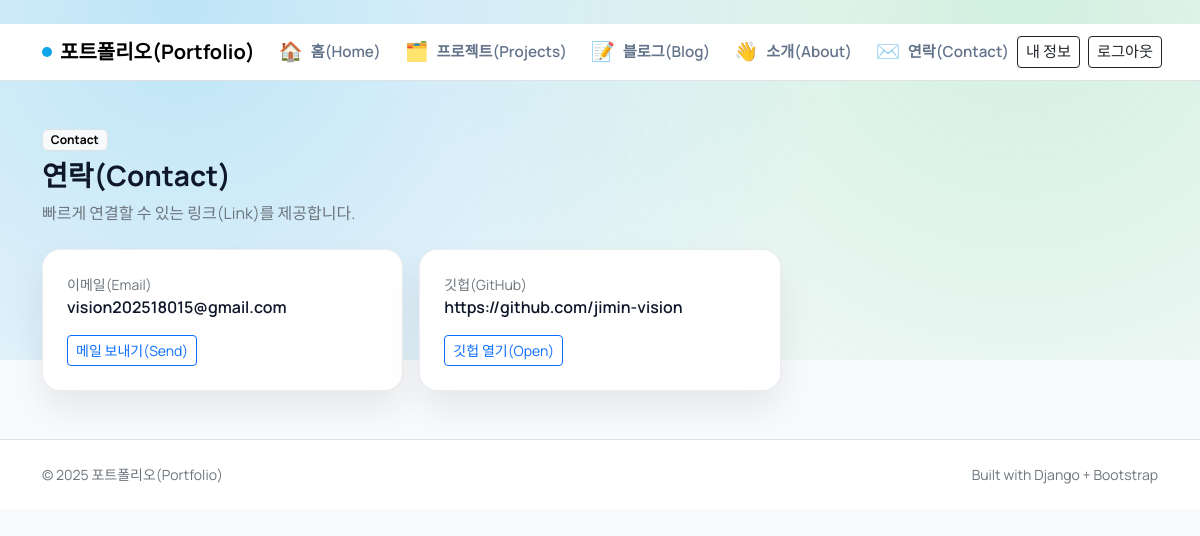
The page /contact/ (signed in) on the database its author committed.
### pages/models.py (models this page shows, shortened)
class Profile(models.Model):
    user = models.OneToOneField(
        settings.AUTH_USER_MODEL,
        on_delete=models.CASCADE,
        related_name="profile",
    )
    name = models.CharField(max_length=100, blank=True)
    headline = models.CharField(max_length=200, blank=True)
    summary = models.TextField(blank=True)
    email = models.EmailField(blank=True)
    github = models.CharField(max_length=200, blank=True)
    resume = models.URLField(blank=True)
    focus_language = models.CharField(max_length=200, blank=True)
    focus_interest = models.CharField(max_length=200, blank=True)
    focus_goal = models.CharField(max_length=200, blank=True)
    updated_at = models.DateTimeField(auto_now=True)

### pages/views.py (the view)
# urls.py: path("contact/", views.contact, name="contact"),
def contact(request):
    profile = _get_profile(request.user)
    return render(request, "pages/contact.html", {"profile": profile})

### pages/views.py (called while the page is built)
def _serialize_profile(profile):
    data = {
        "name": profile.name or profile.user.get_full_name() or profile.user.username,
        "headline": profile.headline,
        "summary": profile.summary,
        "email": profile.email,
        "github": profile.github,
        "resume": profile.resume,
        "focus_language": profile.focus_language,
        "focus_interest": profile.focus_interest,
        "focus_goal": profile.focus_goal,
    }
    email = data.get("email", "")
    data["email_link"] = f"mailto:{email}" if email else ""
    github = data.get("github", "")
    if github and not github.startswith(("http://", "https://")):
        data["github_link"] = f"https://github.com/{github}"
    else:
        data["github_link"] = github
    data["resume_link"] = data.get("resume", "")
    return data

def _get_profile(user):
    if not user.is_authenticated:
        return {}
    profile, _ = Profile.objects.get_or_create(
        user=user,
        defaults={"name": user.get_full_name() or user.username},
    )
    return _serialize_profile(profile)

### pages/templates/pages/contact.html (shortened to what this page needs)
﻿{% extends "blog/base.html" %}
{% block content %}
<section class="mb-4 fade-up">
  <span class="badge text-bg-light border mb-2">Contact</span>
  <h1 class="h3 fw-bold mb-2">연락(Contact)</h1>
  <p class="text-secondary mb-0">빠르게 연결할 수 있는 링크(Link)를 제공합니다.</p>
</section>
{% if request.user.is_authenticated %}
  <div class="row g-3">
    <div class="col-md-4">
      <div class="surface p-4 h-100">
        <div class="small text-secondary">이메일(Email)</div>
        {% if profile.email %}
          <div class="fw-semibold mb-3">{{ profile.email }}</div>
          <a class="btn btn-sm btn-outline-primary" href="{{ profile.email_link }}">메일 보내기(Send)</a>
        {% else %}
          <div class="fw-semibold mb-0">준비중</div>
        {% endif %}
      </div>
    </div>
    <div class="col-md-4">
      <div class="surface p-4 h-100">
        <div class="small text-secondary">깃헙(GitHub)</div>
        {% if profile.github %}
          <div class="fw-semibold mb-3">{{ profile.github }}</div>
          <a class="btn btn-sm btn-outline-primary" href="{{ profile.github_link }}" target="_blank" rel="noopener">깃헙 열기(Open)</a>
        {% else %}
          <div class="fw-semibold mb-0">준비중</div>
        {% endif %}
      </div>
    </div>
  </div>
{% else %}
  <div class="alert alert-light border">로그인 후 연락처를 확인할 수 있습니다.</div>
{% endif %}
{% endblock %}

### blog/templates/blog/base.html (style rules this page uses)
:root { --ink: #0f172a; --muted: #64748b; --accent: #0ea5e9; --accent-2: #22c55e; --surface: #ffffff; --border: rgba(15, 23, 42, 0.08); --radius: 18px; }
body { font-family: "Manrope", sans-serif; color: var(--ink); background: #f8fafc; min-height: 100vh; }
body::before { content: ""; position: fixed; inset: -10% 0 auto 0; height: 55vh; background: radial-gradient(circle at 15% 20%, rgba(14, 165, 233, 0.25), transparent 60%), radial-gradient(circle at 85% 15%, rgba(34, 197, 94, 0.18), transparent 55%); z-index: -1; }
.surface { background: var(--surface); border: 1px solid var(--border); border-radius: var(--radius); box-shadow: 0 18px 36px rgba(15, 23, 42, 0.08); }
.fade-up { animation: fadeUp 0.7s ease both; }

### rows shown on the page
Profile: email "vision202518015@gmail.com", github "https://github.com/jimin-vision"
